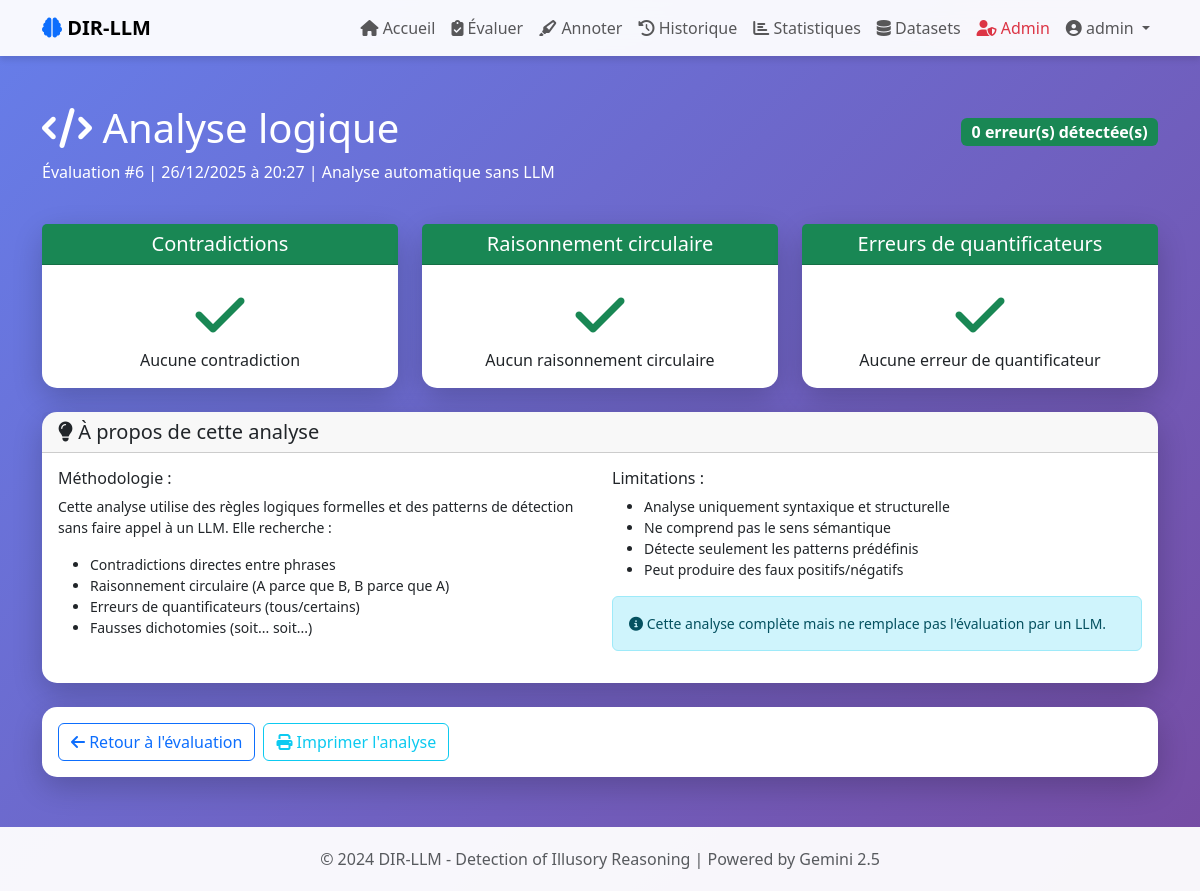
Page /logical/1 (signed in) on the committed database.
### models/user.py (models this page shows, shortened)
class User(UserMixin, db.Model):
    id = db.Column(db.Integer, primary_key=True)
    username = db.Column(db.String(80), unique=True, nullable=False)
    email = db.Column(db.String(120), unique=True, nullable=False)
    password_hash = db.Column(db.String(200), nullable=False)
    created_at = db.Column(db.DateTime, default=datetime.utcnow)
    is_admin = db.Column(db.Boolean, default=False)
    evaluations = db.relationship('Evaluation', backref='user', lazy=True, cascade='all, delete-orphan')
    annotations = db.relationship('HumanAnnotation', backref='annotator', lazy=True)

### models/analysis.py (models this page shows)
class LogicalAnalysis(db.Model):
    id = db.Column(db.Integer, primary_key=True)
    evaluation_id = db.Column(db.Integer, db.ForeignKey('evaluation.id'), nullable=False)
    has_contradiction = db.Column(db.Boolean, default=False)
    has_circular_reasoning = db.Column(db.Boolean, default=False)
    has_invalid_quantifier = db.Column(db.Boolean, default=False)
    contradictions_found = db.Column(db.Text)
    circular_patterns = db.Column(db.Text)
    logical_errors = db.Column(db.Text)
    created_at = db.Column(db.DateTime, default=datetime.utcnow)

### routes/logical.py (the view)
@logical_bp.route('/logical/<int:analysis_id>')
@login_required
def view_logical_analysis(analysis_id):
    analysis = LogicalAnalysis.query.get_or_404(analysis_id)
    if analysis.evaluation.user_id != current_user.id and not current_user.is_admin:
        flash('Accès non autorisé', 'danger')
        return redirect(url_for('main.dashboard'))
    contradictions = json.loads(analysis.contradictions_found)
    circular_patterns = json.loads(analysis.circular_patterns)
    logical_errors = json.loads(analysis.logical_errors)
    return render_template('view_logical_analysis.html',
                         analysis=analysis,
                         contradictions=contradictions,
                         circular_patterns=circular_patterns,
                         logical_errors=logical_errors)

### app.py (called while the page is built)
def create_app():
    app = Flask(__name__)
    app.config.from_object(Config)
    db.init_app(app)
    login_manager = LoginManager()
    login_manager.init_app(app)
    login_manager.login_view = 'auth.login'
    @login_manager.user_loader
    def load_user(user_id):
        return User.query.get(int(user_id))
    init_routes(app)
    with app.app_context():
        init_db_complete()
    return app

### templates/view_logical_analysis.html (shortened to what this page needs)
{% extends "base.html" %}
{% block content %}
<div class="row mb-4">
    <div class="col-12">
        <div class="d-flex justify-content-between align-items-center">
            <h1 class="text-white">
                <i class="fas fa-code"></i> Analyse logique
            </h1>
            <div>
                {% set errors_found = analysis.has_contradiction|int + analysis.has_circular_reasoning|int + analysis.has_invalid_quantifier|int %}
                <span class="badge {% if errors_found > 0 %}bg-danger{% else %}bg-success{% endif %} fs-6">
                    {{ errors_found }} erreur(s) détectée(s)
                </span>
            </div>
        </div>
        <p class="text-white">
            Évaluation #{{ analysis.evaluation_id }}
            | {{ analysis.created_at.strftime('%d/%m/%Y à %H:%M') }}
            | Analyse automatique sans LLM
        </p>
    </div>
</div>
<div class="row mb-4">
    <div class="col-md-4">
        <div class="card text-center h-100">
            <div class="card-header {% if analysis.has_contradiction %}bg-danger text-white{% else %}bg-success text-white{% endif %}">
                <h5 class="mb-0">Contradictions</h5>
            </div>
            <div class="card-body">
                <div class="display-4 fw-bold">
                    {% if analysis.has_contradiction %}
                    <i class="fas fa-times text-danger"></i>
                    {% else %}
                    <i class="fas fa-check text-success"></i>
                    {% endif %}
                </div>
                <p class="card-text">
                    {% if analysis.has_contradiction %}
                    {{ contradictions|length }} contradiction(s) trouvée(s)
                    {% else %}
                    Aucune contradiction
                    {% endif %}
                </p>
            </div>
        </div>
    </div>
    <div class="col-md-4">
        <div class="card text-center h-100">
            <div class="card-header {% if analysis.has_circular_reasoning %}bg-warning text-white{% else %}bg-success text-white{% endif %}">
                <h5 class="mb-0">Raisonnement circulaire</h5>
            </div>
            <div class="card-body">
                <div class="display-4 fw-bold">
                    {% if analysis.has_circular_reasoning %}
                    <i class="fas fa-redo text-warning"></i>
                    {% else %}
                    <i class="fas fa-check text-success"></i>
                    {% endif %}
                </div>
                <p class="card-text">
                    {% if analysis.has_circular_reasoning %}
                    Raisonnement circulaire détecté
                    {% else %}
                    Aucun raisonnement circulaire
                    {% endif %}
                </p>
            </div>
        </div>
    </div>
    <div class="col-md-4">
        <div class="card text-center h-100">
            <div class="card-header {% if analysis.has_invalid_quantifier %}bg-info text-white{% else %}bg-success text-white{% endif %}">
                <h5 class="mb-0">Erreurs de quantificateurs</h5>
            </div>
            <div class="card-body">
                <div class="display-4 fw-bold">
                    {% if analysis.has_invalid_quantifier %}
                    <i class="fas fa-chart-bar text-info"></i>
                    {% else %}
                    <i class="fas fa-check text-success"></i>
                    {% endif %}
                </div>
                <p class="card-text">
                    {% if analysis.has_invalid_quantifier %}
                    Erreur de quantificateur détectée
                    {% else %}
                    Aucune erreur de quantificateur
                    {% endif %}
                </p>
            </div>
        </div>
    </div>
</div>
<div class="row mt-4">
    <div class="col-12">
        <div class="card">
            <div class="card-header">
                <h5 class="mb-0"><i class="fas fa-lightbulb"></i> À propos de cette analyse</h5>
            </div>
            <div class="card-body">
                <div class="row">
                    <div class="col-md-6">
                        <h6>Méthodologie :</h6>
                        <p class="small">
                            Cette analyse utilise des règles logiques formelles et des patterns de détection
                            sans faire appel à un LLM. Elle recherche :
                        </p>
                        <ul class="small">
                            <li>Contradictions directes entre phrases</li>
                            <li>Raisonnement circulaire (A parce que B, B parce que A)</li>
                            <li>Erreurs de quantificateurs (tous/certains)</li>
                            <li>Fausses dichotomies (soit... soit...)</li>
                        </ul>
                    </div>
                    <div class="col-md-6">
                        <h6>Limitations :</h6>
                        <ul class="small">
                            <li>Analyse uniquement syntaxique et structurelle</li>
                            <li>Ne comprend pas le sens sémantique</li>
                            <li>Détecte seulement les patterns prédéfinis</li>
                            <li>Peut produire des faux positifs/négatifs</li>
                        </ul>
                        <div class="alert alert-info small mt-3">
                            <i class="fas fa-info-circle"></i>
                            Cette analyse complète mais ne remplace pas l'évaluation par un LLM.
                        </div>
                    </div>
                </div>
            </div>
        </div>
    </div>
</div>
<div class="row mt-4">
    <div class="col-12">
        <div class="card">
            <div class="card-body">
                <div class="d-flex flex-wrap gap-2">
                    <a href="{{ url_for('main.evaluation_detail', eval_id=analysis.evaluation_id) }}"
                       class="btn btn-outline-primary">
                        <i class="fas fa-arrow-left"></i> Retour à l'évaluation
                    </a>
                    <button class="btn btn-outline-info" onclick="window.print()">
                        <i class="fas fa-print"></i> Imprimer l'analyse
                    </button>
                </div>
            </div>
        </div>
    </div>
</div>
{% endblock %}

### templates/base.html (shortened to what this page needs)
<!DOCTYPE html>
<html lang="fr">
<head>
    <link href="https://cdn.jsdelivr.net/npm/bootstrap@5.3.0/dist/css/bootstrap.min.css" rel="stylesheet">
    <link rel="stylesheet" href="https://cdnjs.cloudflare.com/ajax/libs/font-awesome/6.4.0/css/all.min.css">
</head>
<body>
    <nav class="navbar navbar-expand-lg navbar-light">
        <div class="container">
            <a class="navbar-brand fw-bold" href="{{ url_for('auth.index') }}">
                <i class="fas fa-brain text-primary"></i> DIR-LLM
            </a>
            <div class="collapse navbar-collapse" id="navbarNav">
                <ul class="navbar-nav ms-auto">
                    {% if current_user.is_authenticated %}
                        <li class="nav-item">
                            <a class="nav-link" href="{{ url_for('main.dashboard') }}">
                                <i class="fas fa-home"></i> Accueil
                            </a>
                        </li>
                        <li class="nav-item">
                            <a class="nav-link" href="{{ url_for('main.evaluate') }}">
                                <i class="fas fa-clipboard-check"></i> Évaluer
                            </a>
                        </li>
                        <li class="nav-item">
                            <a class="nav-link" href="{{ url_for('annotations.annotate_list') }}">
                                <i class="fas fa-highlighter"></i> Annoter
                            </a>
                        </li>
                        <li class="nav-item">
                            <a class="nav-link" href="{{ url_for('main.history') }}">
                                <i class="fas fa-history"></i> Historique
                            </a>
                        </li>
                        <li class="nav-item">
                            <a class="nav-link" href="{{ url_for('main.statistics') }}">
                                <i class="fas fa-chart-bar"></i> Statistiques
                            </a>
                        </li>
                        <li class="nav-item">
                            <a class="nav-link" href="{{ url_for('datasets.view_datasets') }}">
                                <i class="fas fa-database"></i> Datasets
                            </a>
                        </li>
                        {% if current_user.is_admin %}
                        <li class="nav-item">
                            <a class="nav-link text-danger" href="{{ url_for('admin.admin_panel') }}">
                                <i class="fas fa-user-shield"></i> Admin
                            </a>
                        </li>
                        {% endif %}
                        <li class="nav-item dropdown">
                            <a class="nav-link dropdown-toggle" href="#" id="navbarDropdown" role="button" data-bs-toggle="dropdown">
                                <i class="fas fa-user-circle"></i> {{ current_user.username }}
                            </a>
                        </li>
                    {% endif %}
                </ul>
            </div>
        </div>
    </nav>
    <main class="container my-5">
        {% block content %}{% endblock %}
    </main>
    <footer class="footer text-center">
        <div class="container">
            <p class="mb-0 text-muted">
                &copy; 2024 DIR-LLM - Detection of Illusory Reasoning | Powered by Gemini 2.5
            </p>
        </div>
    </footer>
</body>
</html>

### templates/base.html (style rules this page uses)
:root { --primary: #6366f1; --secondary: #8b5cf6; --success: #10b981; --danger: #ef4444; --warning: #f59e0b; --dark: #1f2937; }
body { font-family: 'Segoe UI', Tahoma, Geneva, Verdana, sans-serif; background: linear-gradient(135deg, #667eea 0%, #764ba2 100%); min-height: 100vh; }
.navbar { background: rgba(255, 255, 255, 0.95) !important; backdrop-filter: blur(10px); box-shadow: 0 4px 6px rgba(0, 0, 0, 0.1); }
.card { border: none; border-radius: 15px; box-shadow: 0 10px 30px rgba(0, 0, 0, 0.2); transition: transform 0.3s ease; }
.footer { background: rgba(255, 255, 255, 0.95); padding: 20px 0; margin-top: 50px; }

### rows in the picture
User: username "admin"
LogicalAnalysis: evaluation_id "6", created_at "26/12/2025 à 20:27"

### other values in the picture
{{ errors_found }} "0"
